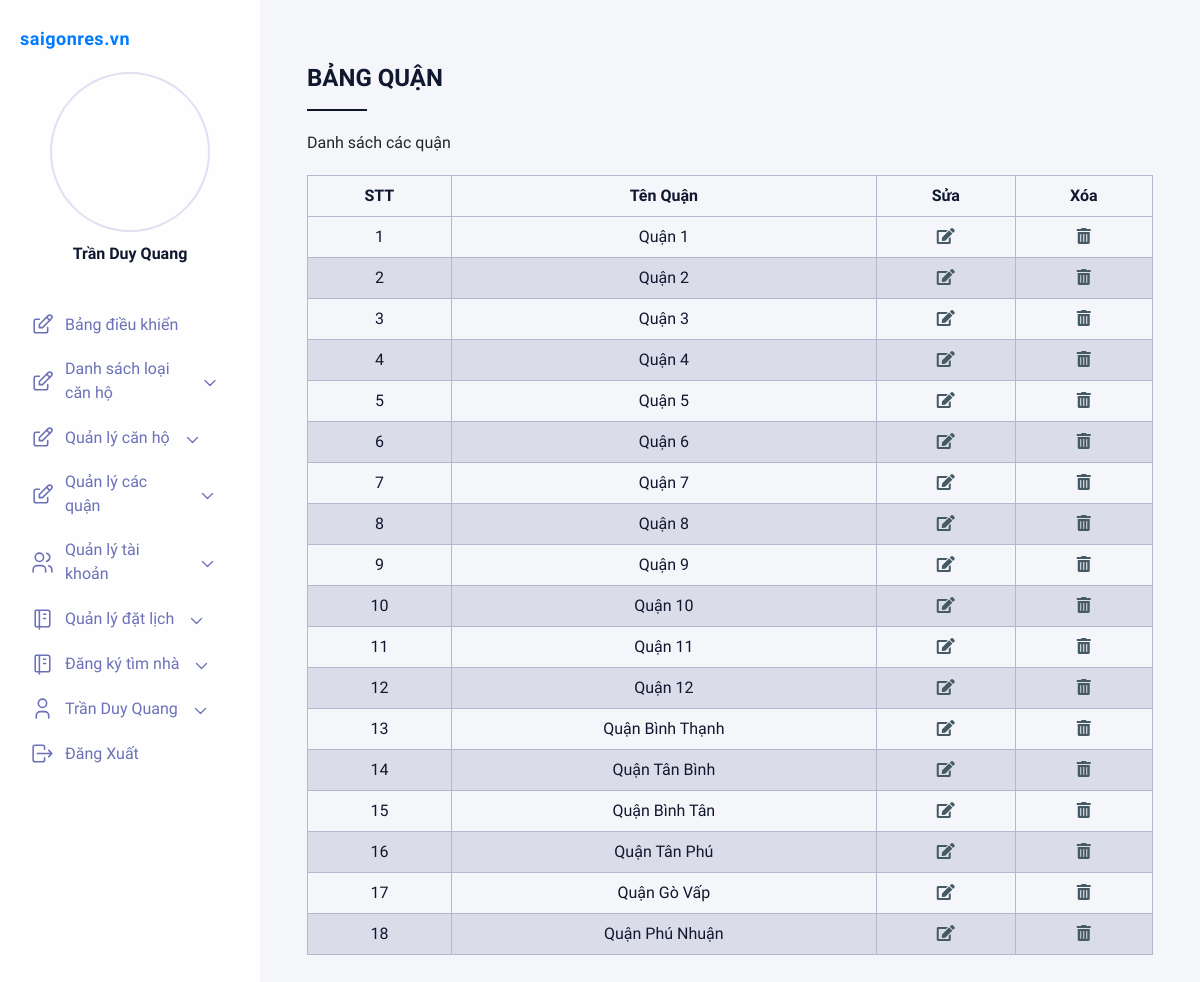
The page /admin/?ctrl=quan&act=index (signed in) on the database its author committed.
### tables this page shows
CREATE TABLE `quan` (
  `ma_quan` int(12) NOT NULL COMMENT 'mã quận',
  `ten_quan` varchar(20) NOT NULL COMMENT 'Tên quận'
);

### system/database.php (called while the page is built, shortened)
<?php
function getConnection()
{
    $opt = array(PDO::MYSQL_ATTR_INIT_COMMAND => "SET NAMES utf8", PDO::ATTR_ERRMODE => PDO::ERRMODE_EXCEPTION);
    $conn = new PDO('mysql:host=' . HOST_DB . ';dbname=' . NAME_DB, USER_DB, PASS_DB, $opt);
    return $conn;
}
function query($sql)
{
    $conn = getConnection();
    $result = $conn->query($sql);
    return $result;
}

### admin/models/quan.php (called while the page is built, shortened)
<?php
require_once "../system/database.php";
function getalllquan(){
          $sql="SELECT * FROM quan";
          return query($sql);
}
?>

### admin/view/quan-index.php (the view)
<div class="right__title">Bảng Quận</div>
<div class="right__table">
    <p class="right__tableTitle">Danh sách các quận</p>
    <div class="right__tableWrapper">
        <table>
            <thead>
                <tr>
                    <th>STT</th>
                    <th style="text-align: center;">Tên Quận</th>
                    <th>Sửa</th>
                    <th>Xóa</th>
                </tr>
            </thead>
            <tbody>
            <?php foreach($ds as $stt => $ds) {
                $stt+=1;
                ?>
                <tr>
                    <td><?=$stt?></td>
                    <td><?=$ds["ten_quan"]?></td>
                    <td>
                        <a href="/admin/?ctrl=quan&act=edit&ma_quan=<?=$ds['ma_quan']?>" style="color: #455A64;"><i class="fas fa-edit"></i></a>
                    </td>
                    <td>
                    <a href="javascript:Delete('?ctrl=quan&act=delete&ma_quan=<?=$ds['ma_quan']?>')" style="color: #455A64;"><i class="fas fa-trash-alt"></i></a>
                    </td>
                </tr>
            <?php }?>
            </tbody>
        </table>
    </div>
</div>

### admin/view/css/main.css (style rules this page uses)
* { margin: 0; padding: 0; list-style: none; border: 0; -webkit-tap-highlight-color: transparent; text-decoration: none; color: inherit; box-sizing: border-box; }
body { font-family: "Muli", sans-serif; background-color: #E2DFF2; }
.right__title { color: #10182F; font-size: 24px; font-weight: bold; text-transform: uppercase; position: relative; padding-bottom: 15px; margin-bottom: 20px; }
.right__title:before { content: ''; position: absolute; width: 60px; height: 2px; background-color: #10182F; bottom: 0; }
.right__tableTitle { margin-bottom: 20px; }
.right table { border-collapse: collapse; width: 100%; margin-bottom: 10px; }
.right table td, .right table th { border: 1px solid #b2b9ce; text-align: left; padding: 8px; color: #10182F; }
.right table tr:nth-child(even) { background-color: #dadce9; }
.right table th { text-align: center; }
.right table td { text-align: center; }

### rows shown on the page
quan: ten_quan "Quận 1"
quan: ten_quan "Quận 2"
quan: ten_quan "Quận 3"
quan: ten_quan "Quận 4"
quan: ten_quan "Quận 5"
quan: ten_quan "Quận 6"
quan: ten_quan "Quận 7"
quan: ten_quan "Quận 8"
quan: ten_quan "Quận 9"
quan: ten_quan "Quận 10"
quan: ten_quan "Quận 11"
quan: ten_quan "Quận 12"
quan: ten_quan "Quận Bình Thạnh"
quan: ten_quan "Quận Tân Bình"
quan: ten_quan "Quận Bình Tân"
quan: ten_quan "Quận Tân Phú"
quan: ten_quan "Quận Gò Vấp"
quan: ten_quan "Quận Phú Nhuận"

### other values the page prints
$_SESSION['user'] "Trần Duy Quang"
